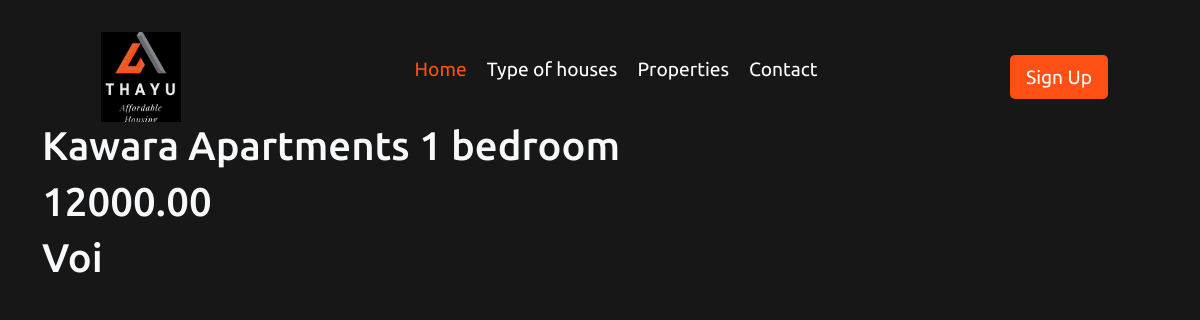
The app's page /houses/details/1 with its own data.
### staff/models.py (models this page shows, shortened)
class House(models.Model):
    AVAILABLE = 1
    UNAVAILABLE =2
    STATUS_CHOICES = (
        (AVAILABLE, "Available"),
        (UNAVAILABLE, "Unavailable")
    )
    name=models.CharField(max_length=100)
    price=models.DecimalField(decimal_places=2, max_digits=15)
    location=models.ForeignKey(Location, on_delete=models.PROTECT)
    image = models.ImageField(upload_to='houses')
    house_type = models.ForeignKey(HouseType, on_delete=models.PROTECT)
    number_of_rooms=models.IntegerField()
    status=models.IntegerField(choices=STATUS_CHOICES)

class Location(models.Model):
    COUNTY_CHOICES =(
        (1, "Mombasa"),
    )
    county=models.IntegerField(choices=COUNTY_CHOICES)
    name=models.CharField(max_length=100)

### customer/views.py (the view)
# urls.py: path('houses/details/<property_id>', property_details, name="property-details"),
def property_details(request, property_id):
    property = House.objects.get(id=property_id)
    context = {
        "property": property
    }
    return render(request, "customer/property_details.html", context)

### templates/customer/property_details.html (shortened to what this page needs)
{% extends 'layouts/customer_base.html' %}
{% load static %}
{% block content %}
    <div class="container text-light">
        <h1>{{ property.name }}</h1>
        <h1>{{ property.price }}</h1>
        <h1>{{ property.location.name }}</h1>
    </div>
{% endblock %}

### customer/static/css/style.css (style rules this page uses)
:root { --primary-color: rgb(23, 23, 23); --secondary-color: #FE4F14; --secondary-color-brighter:#E26137; --primary-variant: #EBEBEB; --secondary-variant: rgb(0, 20, 44); --secondary-variant-brighter: rgb(11, 35, 65); --default-font: 'Ubuntu', sans-serif; --variant-font: 'PT Sans', sans-serif; --heading-weight: 900; --title-weight:700; --smaller-title-weight:500; }
* { margin:0; padding:0; box-sizing: border-box; font-family: var(--default-font); border-style: none; }
body { background-color: var(--primary-color) !important; color: var(--primary-variant) !important; min-height: 100vh; }

### records on screen
House: name "Kawara Apartments 1 bedroom", price "12000.00", location.name "Voi"
